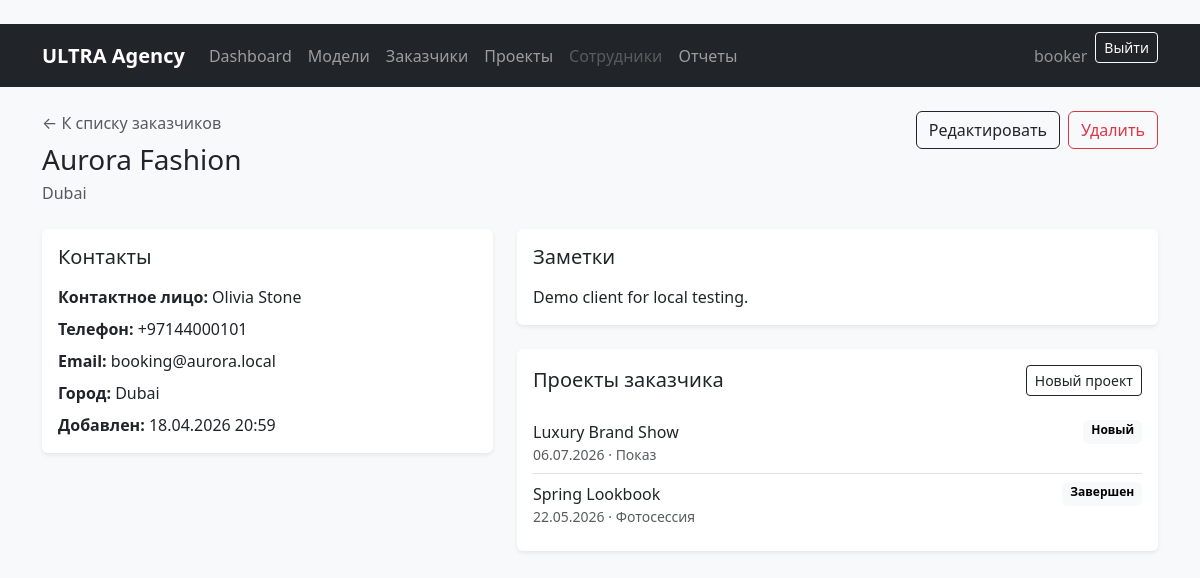
/clients/1/ (signed in), run on the app's committed database.
### clients/models.py (models this page shows, shortened)
class Client(models.Model):
    name = models.CharField('Название / имя заказчика', max_length=150)
    contact_person = models.CharField('Контактное лицо', max_length=120, blank=True)
    phone = models.CharField('Телефон', max_length=30, blank=True)
    email = models.EmailField('Email', blank=True)
    city = models.CharField('Город', max_length=100, blank=True)
    notes = models.TextField('Заметки', blank=True)
    created_at = models.DateTimeField('Дата добавления', auto_now_add=True)
    updated_at = models.DateTimeField('Дата обновления', auto_now=True)
    class Meta:
        verbose_name = 'Заказчик'
        verbose_name_plural = 'Заказчики'
        ordering = ['name']

### projects/models.py (models this page shows, shortened)
class Project(db_models.Model):
    class ProjectType(db_models.TextChoices):
        CASTING = 'casting', 'Кастинг'
        PHOTOSESSION = 'photosession', 'Фотосессия'
        SHOW = 'show', 'Показ'
        ADVERTISING = 'advertising', 'Реклама'
    class Status(db_models.TextChoices):
        NEW = 'new', 'Новый'
        IN_PROGRESS = 'in_progress', 'В работе'
        COMPLETED = 'completed', 'Завершен'
        CANCELED = 'canceled', 'Отменен'
    title = db_models.CharField('Название', max_length=200)
    client = db_models.ForeignKey(
        Client,
        on_delete=db_models.PROTECT,
        related_name='projects',
        verbose_name='Заказчик',
    )
    project_type = db_models.CharField(
        'Тип проекта',
        max_length=20,
        choices=ProjectType.choices,
        default=ProjectType.CASTING,
    )
    description = db_models.TextField('Описание', blank=True)
    start_date = db_models.DateField('Дата начала')
    end_date = db_models.DateField('Дата окончания', null=True, blank=True)
    status = db_models.CharField(
        'Статус',
        max_length=20,
        choices=Status.choices,
        default=Status.NEW,
    )
    budget = db_models.DecimalField(
        'Бюджет / выручка',
        max_digits=12,
        decimal_places=2,
        default=0,
    )
    responsible_employee = db_models.ForeignKey(
        EmployeeProfile,
        on_delete=db_models.SET_NULL,
        null=True,
        blank=True,
        related_name='projects',
        verbose_name='Ответственный сотрудник',
    )
    models = db_models.ManyToManyField(
        ModelCard,
        through='Participation',
        related_name='projects',
        verbose_name='Модели',
        blank=True,
    )
    notes = db_models.TextField('Заметки', blank=True)
    created_at = db_models.DateTimeField('Дата создания', auto_now_add=True)
    updated_at = db_models.DateTimeField('Дата обновления', auto_now=True)
    class Meta:
        verbose_name = 'Проект'
        verbose_name_plural = 'Проекты'
        ordering = ['-start_date', 'title']

### clients/views.py (the view)
# urls.py: path('<int:pk>/', ClientDetailView.as_view(), name='client_detail'),
class ClientDetailView(RoleRequiredMixin, DetailView):
    model = Client
    template_name = 'clients/client_detail.html'
    context_object_name = 'client'
    allowed_roles = PROJECT_VIEW_ROLES
    def get_queryset(self):
        return Client.objects.prefetch_related('projects')
    def get_context_data(self, **kwargs):
        context = super().get_context_data(**kwargs)
        context['can_manage_clients'] = user_has_any_role(self.request.user, PROJECT_CRUD_ROLES)
        return context

### core/mixins.py (called while the page is built)
    def test_func(self):
        return user_has_any_role(self.request.user, self.allowed_roles)

### core/permissions.py (called while the page is built)
def get_user_role(user):
    if not user.is_authenticated or not user.is_active:
        return None
    if user.is_superuser:
        return ROLE_ADMIN
    try:
        profile = user.employee_profile
    except EmployeeProfile.DoesNotExist:
        return None
    if not profile.is_active:
        return None
    return profile.role

def user_has_any_role(user, roles):
    role = get_user_role(user)
    return role in roles

### templates/clients/client_detail.html (shortened to what this page needs)
{% extends 'base.html' %}
{% block content %}
<div class="d-flex flex-column flex-md-row justify-content-between gap-3 mb-4">
    <div>
        <a class="text-muted text-decoration-none" href="{% url 'clients:client_list' %}">← К списку заказчиков</a>
        <h1 class="h3 mt-2 mb-1">{{ client.name }}</h1>
        <p class="text-muted mb-0">{{ client.city|default:'Город не указан' }}</p>
    </div>
    {% if can_manage_clients %}
        <div class="d-flex gap-2 align-items-start">
            <a class="btn btn-outline-dark" href="{% url 'clients:client_update' client.pk %}">Редактировать</a>
            <a class="btn btn-outline-danger" href="{% url 'clients:client_delete' client.pk %}">Удалить</a>
        </div>
    {% endif %}
</div>
<div class="row g-4">
    <div class="col-lg-5">
        <div class="card border-0 shadow-sm">
            <div class="card-body">
                <h2 class="h5 mb-3">Контакты</h2>
                <div class="vstack gap-2">
                    <div><strong>Контактное лицо:</strong> {{ client.contact_person|default:'Не указано' }}</div>
                    <div><strong>Телефон:</strong> {{ client.phone|default:'Не указан' }}</div>
                    <div><strong>Email:</strong> {{ client.email|default:'Не указан' }}</div>
                    <div><strong>Город:</strong> {{ client.city|default:'Не указан' }}</div>
                    <div><strong>Добавлен:</strong> {{ client.created_at|date:'d.m.Y H:i' }}</div>
                </div>
            </div>
        </div>
    </div>
    <div class="col-lg-7">
        <div class="card border-0 shadow-sm mb-4">
            <div class="card-body">
                <h2 class="h5 mb-3">Заметки</h2>
                <p class="mb-0">{{ client.notes|linebreaksbr|default:'Заметки пока не заполнены.' }}</p>
            </div>
        </div>
        <div class="card border-0 shadow-sm">
            <div class="card-body">
                <div class="d-flex justify-content-between align-items-center mb-3">
                    <h2 class="h5 mb-0">Проекты заказчика</h2>
                    {% if can_manage_clients %}
                        <a class="btn btn-outline-dark btn-sm" href="{% url 'projects:project_create' %}">Новый проект</a>
                    {% endif %}
                </div>
                {% if client.projects.all %}
                    <div class="list-group list-group-flush">
                        {% for project in client.projects.all %}
                            <a class="list-group-item list-group-item-action px-0" href="{% url 'projects:project_detail' project.pk %}">
                                <div class="d-flex justify-content-between gap-3">
                                    <span>{{ project.title }}</span>
                                    <span class="badge text-bg-light">{{ project.get_status_display }}</span>
                                </div>
                                <div class="small text-muted">{{ project.start_date|date:'d.m.Y' }} · {{ project.get_project_type_display }}</div>
                            </a>
                        {% endfor %}
                    </div>
                {% else %}
                    <p class="text-muted mb-0">Проектов пока нет.</p>
                {% endif %}
            </div>
        </div>
    </div>
</div>
{% endblock %}

### templates/base.html (shortened to what this page needs)
﻿{% load static %}
<!doctype html>
<html lang="ru">
<head>
    <link href="https://cdn.jsdelivr.net/npm/bootstrap@5.3.3/dist/css/bootstrap.min.css" rel="stylesheet">
</head>
<body class="bg-light">
<nav class="navbar navbar-expand-lg navbar-dark bg-dark">
    <div class="container">
        <a class="navbar-brand fw-semibold" href="{% url 'dashboard' %}">ULTRA Agency</a>
        <div class="collapse navbar-collapse" id="mainNavbar">
            <ul class="navbar-nav me-auto mb-2 mb-lg-0">
                <li class="nav-item">
                    <a class="nav-link" href="{% url 'dashboard' %}">Dashboard</a>
                </li>
                <li class="nav-item">
                    <a class="nav-link" href="{% url 'models_app:model_list' %}">Модели</a>
                </li>
                <li class="nav-item">
                    <a class="nav-link" href="{% url 'clients:client_list' %}">Заказчики</a>
                </li>
                <li class="nav-item">
                    <a class="nav-link" href="{% url 'projects:project_list' %}">Проекты</a>
                </li>
                <li class="nav-item">
                    {% if user.is_superuser or user.employee_profile.role == 'director' or user.employee_profile.role == 'admin' %}
                        <a class="nav-link" href="{% url 'employees:employee_list' %}">Сотрудники</a>
                    {% else %}
                        <a class="nav-link disabled" href="#">Сотрудники</a>
                    {% endif %}
                </li>
                <li class="nav-item">
                    <a class="nav-link" href="{% url 'reports:reports' %}">Отчеты</a>
                </li>
            </ul>
            <div class="d-flex align-items-center gap-2">
                {% if user.is_authenticated %}
                    <span class="navbar-text text-white-50">{{ user.get_username }}</span>
                    <form method="post" action="{% url 'logout' %}">
                        <button class="btn btn-outline-light btn-sm" type="submit">Выйти</button>
                    </form>
                {% else %}
                    <a class="btn btn-outline-light btn-sm" href="{% url 'login' %}">Войти</a>
                {% endif %}
            </div>
        </div>
    </div>
</nav>
<main class="container py-4">
    {% block content %}{% endblock %}
</main>
</body>
</html>

### data on the page
Client: name "Aurora Fashion", city "Dubai", contact_person "Olivia Stone", phone "+97144000101", email "booking@aurora.local", created_at "18.04.2026 20:59", notes "Demo client for local testing."
Project: title "Luxury Brand Show", status "Новый", start_date "06.07.2026", project_type "Показ"
Project: title "Spring Lookbook", status "Завершен", start_date "22.05.2026", project_type "Фотосессия"

### other printed values
{{ user.get_username }} "booker"
